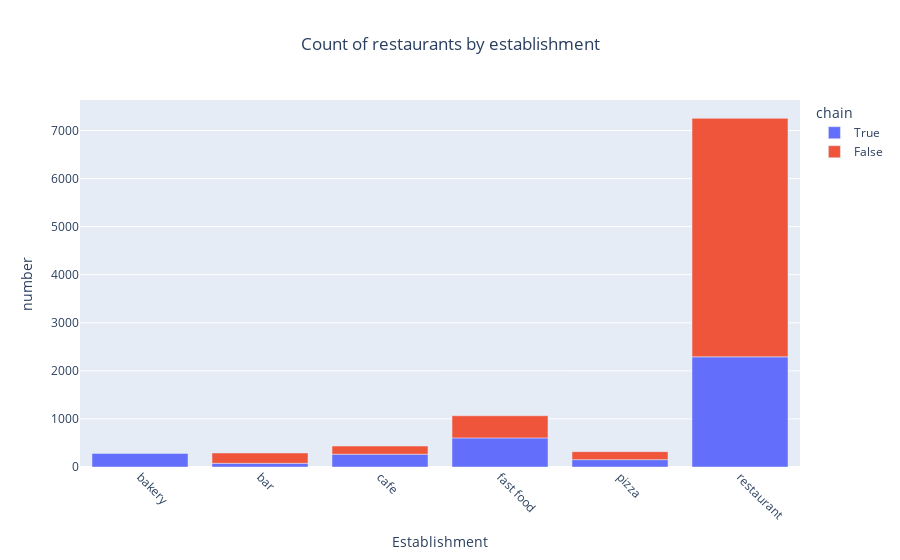

The notebook cell saved with this chart:
### Markdown cell above
Let's also find out which type of establishment is typically a chain.

### Code cell
object_data = rest_data.groupby(['object_type', 'chain']).agg({
    'number': 'count'}).reset_index()
object_data

fig = px.bar(object_data, x='object_type', y='number', color='chain',
             title='Count of restaurants by establishment',
             labels={'object_type': 'Establishment',
                     'count': 'Count of restaurants'})
fig.update_xaxes(tickangle=45)
fig.update_layout(
    title_x=0.5)
fig.show()

### Figure 1 — Plotly figure (JSON) as saved in the notebook; plotly's stock layout.template omitted (floating-point values rounded to 4 significant figures)
{"data": [{"alignmentgroup": "True", "hovertemplate": "chain=True<br>Establishment=%{x}<br>number=%{y}<extra></extra>", "legendgroup": "True", "marker": {"color": "#636efa"}, "name": "True", "offsetgroup": "True", "orientation": "v", "showlegend": true, "textposition": "auto", "type": "bar", "x": ["bakery", "bar", "cafe", "fast food", "pizza", "restaurant"], "xaxis": "x", "y": [283, 77, 266, 605, 153, 2292], "yaxis": "y"}, {"alignmentgroup": "True", "hovertemplate": "chain=False<br>Establishment=%{x}<br>number=%{y}<extra></extra>", "legendgroup": "False", "marker": {"color": "#EF553B"}, "name": "False", "offsetgroup": "False", "orientation": "v", "showlegend": true, "textposition": "auto", "type": "bar", "x": ["bar", "cafe", "fast food", "pizza", "restaurant"], "xaxis": "x", "y": [215, 169, 461, 166, 4961], "yaxis": "y"}], "layout": {"barmode": "relative", "legend": {"title": {"text": "chain"}, "tracegroupgap": 0}, "title": {"text": "Count of restaurants by establishment", "x": 0.5}, "xaxis": {"anchor": "y", "domain": [0, 1], "tickangle": 45, "title": {"text": "Establishment"}}, "yaxis": {"anchor": "x", "domain": [0, 1], "title": {"text": "number"}}}}
